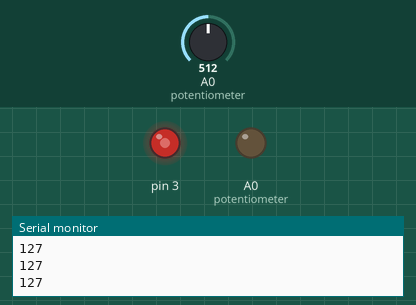
Simulated run of this sketch. Board: Arduino Uno, built with avr-gcc and run on an emulated ATmega328P. Parts: output pins drawn as LEDs (lit = HIGH), the last lines printed to the serial monitor. Inputs (shaded band) come from the test bench; at power-on: A0 (potentiometer) = 512.

Above: at 1.2 s.
1.3 s: A0 (potentiometer) set to 716
At 2.5 s:
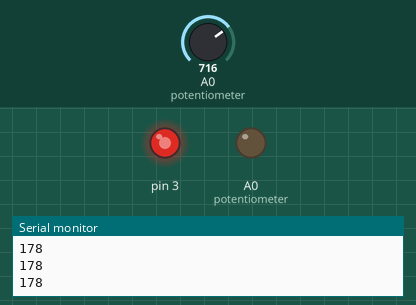
2.8 s: A0 (potentiometer) set to 900
At 3.8 s:
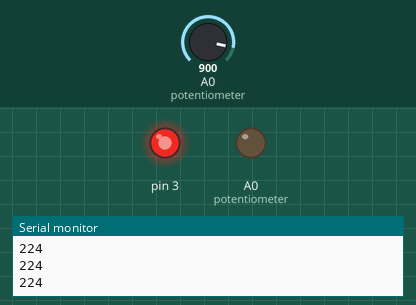
4.3 s: A0 (potentiometer) set to 122
At 4.8 s:
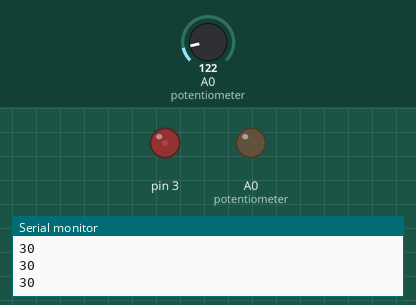
5.8 s: A0 (potentiometer) set to 0
At 7.0 s:
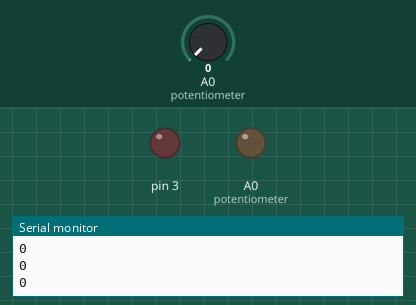
7.3 s: A0 (potentiometer) set to 511
At 8.3 s:
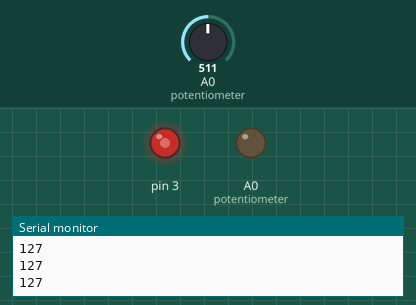
Timing chart, 0 to 9.8 s (numbered marks = the images above; inputs shaded):
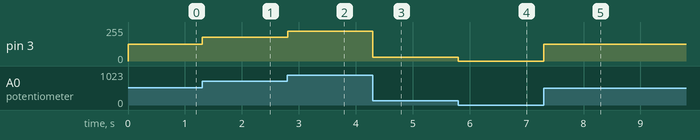

The sketch:

PWM_com_led.ino
```cpp
void setup() {
  pinMode(3, INPUT);
  pinMode(A0, OUTPUT);
  Serial.begin(9600);
}

void loop() {
  analogWrite(3, map(analogRead(A0), 0, 1023, 0, 255));
  Serial.println(map(analogRead(A0), 0, 1023, 0, 255));
}
```

Measured:
- after the input at 1.3 s, pin 3: 127/255 → 178/255 at once
- after the input at 2.8 s, pin 3: 178/255 → 224/255 at once
- after the input at 4.3 s, pin 3: 224/255 → 30/255 at once
- after the input at 5.8 s, pin 3: 30/255 → 0/255 at once
- after the input at 7.3 s, pin 3: 0/255 → 127/255 at once
